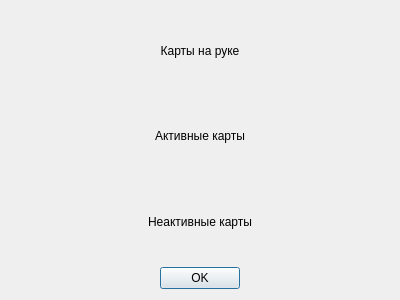
<?xml version="1.0" encoding="UTF-8"?>
<ui version="4.0">
 <class>CardsInGameObserver</class>
 <widget class="QWidget" name="CardsInGameObserver">
  <property name="geometry">
   <rect>
    <x>0</x>
    <y>0</y>
    <width>400</width>
    <height>300</height>
   </rect>
  </property>
  <property name="windowTitle">
   <string>Form</string>
  </property>
  <layout class="QGridLayout" name="gridLayout">
   <item row="2" column="0">
    <layout class="QGridLayout" name="lyt_ActiveCards"/>
   </item>
   <item row="1" column="0">
    <layout class="QVBoxLayout" name="lyt_ActiveCardsName">
     <item>
      <widget class="QLabel" name="lbl_ActiveCardsName">
       <property name="text">
        <string>Активные карты</string>
       </property>
       <property name="alignment">
        <set>Qt::AlignCenter</set>
       </property>
      </widget>
     </item>
    </layout>
   </item>
   <item row="0" column="0">
    <layout class="QVBoxLayout" name="lyt_Name">
     <item>
      <widget class="QLabel" name="lbl_Name">
       <property name="text">
        <string>Карты на руке</string>
       </property>
       <property name="alignment">
        <set>Qt::AlignCenter</set>
       </property>
      </widget>
     </item>
    </layout>
   </item>
   <item row="3" column="0">
    <layout class="QVBoxLayout" name="lyt_DisabledCardsName">
     <item>
      <widget class="QLabel" name="lbl_DisabledCardsName">
       <property name="text">
        <string>Неактивные карты</string>
       </property>
       <property name="alignment">
        <set>Qt::AlignCenter</set>
       </property>
      </widget>
     </item>
    </layout>
   </item>
   <item row="4" column="0">
    <layout class="QGridLayout" name="lyt_DisabledCards"/>
   </item>
   <item row="5" column="0">
    <widget class="QDialogButtonBox" name="buttonBox">
     <property name="standardButtons">
      <set>QDialogButtonBox::Ok</set>
     </property>
     <property name="centerButtons">
      <bool>true</bool>
     </property>
    </widget>
   </item>
  </layout>
 </widget>
 <resources/>
 <connections/>
</ui>
